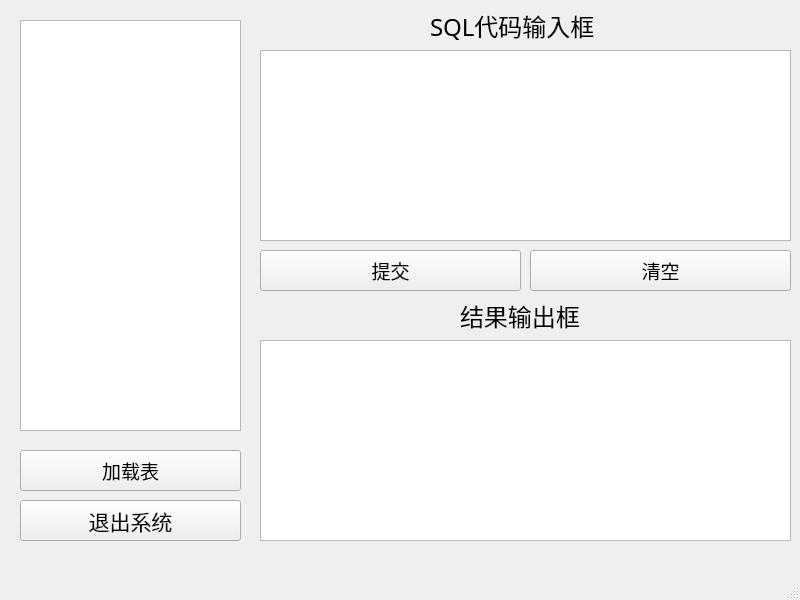
<?xml version="1.0" encoding="UTF-8"?>
<ui version="4.0">
 <class>miniDBMS</class>
 <widget class="QMainWindow" name="miniDBMS">
  <property name="geometry">
   <rect>
    <x>0</x>
    <y>0</y>
    <width>800</width>
    <height>600</height>
   </rect>
  </property>
  <property name="windowTitle">
   <string>miniDBMS系统</string>
  </property>
  <widget class="QWidget" name="centralwidget">
   <widget class="QPushButton" name="pushButton">
    <property name="geometry">
     <rect>
      <x>20</x>
      <y>450</y>
      <width>221</width>
      <height>41</height>
     </rect>
    </property>
    <property name="font">
     <font>
      <family>楷体</family>
      <pointsize>14</pointsize>
     </font>
    </property>
    <property name="text">
     <string>加载表</string>
    </property>
   </widget>
   <widget class="QPushButton" name="pushButton_2">
    <property name="geometry">
     <rect>
      <x>20</x>
      <y>500</y>
      <width>221</width>
      <height>41</height>
     </rect>
    </property>
    <property name="font">
     <font>
      <family>楷体</family>
      <pointsize>16</pointsize>
     </font>
    </property>
    <property name="text">
     <string>退出系统</string>
    </property>
   </widget>
   <widget class="QTextEdit" name="textEdit">
    <property name="geometry">
     <rect>
      <x>260</x>
      <y>50</y>
      <width>531</width>
      <height>191</height>
     </rect>
    </property>
    <property name="font">
     <font>
      <family>Consolas</family>
      <pointsize>14</pointsize>
     </font>
    </property>
   </widget>
   <widget class="QLabel" name="label">
    <property name="geometry">
     <rect>
      <x>430</x>
      <y>10</y>
      <width>171</width>
      <height>31</height>
     </rect>
    </property>
    <property name="font">
     <font>
      <family>华文中宋</family>
      <pointsize>18</pointsize>
     </font>
    </property>
    <property name="text">
     <string>SQL代码输入框</string>
    </property>
   </widget>
   <widget class="QTableView" name="tableView">
    <property name="geometry">
     <rect>
      <x>260</x>
      <y>340</y>
      <width>531</width>
      <height>201</height>
     </rect>
    </property>
   </widget>
   <widget class="QPushButton" name="pushButton_3">
    <property name="geometry">
     <rect>
      <x>530</x>
      <y>250</y>
      <width>261</width>
      <height>41</height>
     </rect>
    </property>
    <property name="font">
     <font>
      <family>楷体</family>
      <pointsize>14</pointsize>
     </font>
    </property>
    <property name="text">
     <string>清空</string>
    </property>
   </widget>
   <widget class="QLabel" name="label_2">
    <property name="geometry">
     <rect>
      <x>460</x>
      <y>300</y>
      <width>121</width>
      <height>31</height>
     </rect>
    </property>
    <property name="font">
     <font>
      <family>华文中宋</family>
      <pointsize>18</pointsize>
     </font>
    </property>
    <property name="text">
     <string>结果输出框</string>
    </property>
   </widget>
   <widget class="QPushButton" name="pushButton_4">
    <property name="geometry">
     <rect>
      <x>260</x>
      <y>250</y>
      <width>261</width>
      <height>41</height>
     </rect>
    </property>
    <property name="font">
     <font>
      <family>楷体</family>
      <pointsize>14</pointsize>
     </font>
    </property>
    <property name="text">
     <string>提交</string>
    </property>
   </widget>
   <widget class="QListView" name="listView">
    <property name="geometry">
     <rect>
      <x>20</x>
      <y>20</y>
      <width>221</width>
      <height>411</height>
     </rect>
    </property>
   </widget>
  </widget>
  <widget class="QMenuBar" name="menubar">
   <property name="geometry">
    <rect>
     <x>0</x>
     <y>0</y>
     <width>800</width>
     <height>23</height>
    </rect>
   </property>
  </widget>
  <widget class="QStatusBar" name="statusbar"/>
 </widget>
 <resources/>
 <connections/>
</ui>
